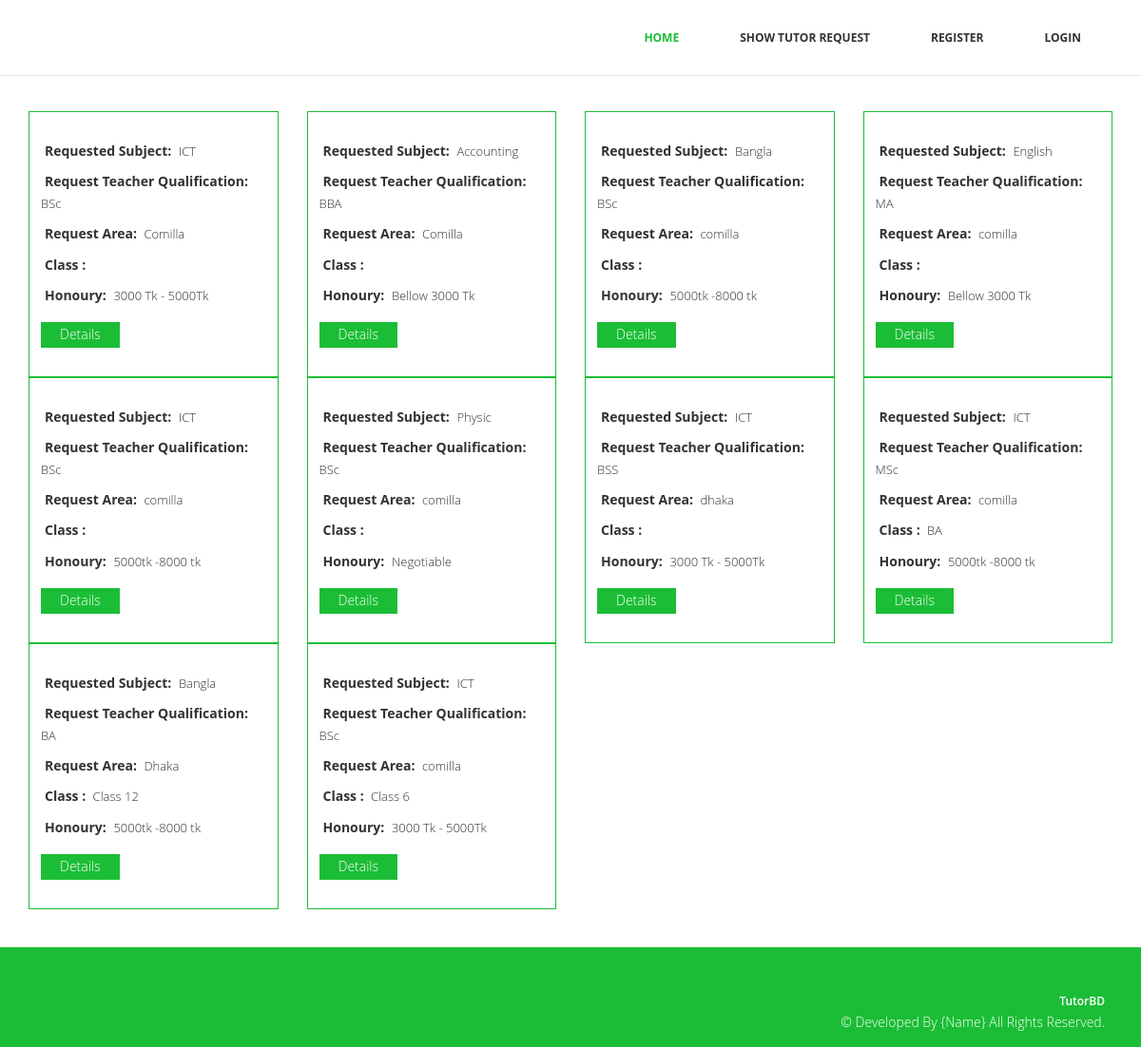
The page /show_tutor_req.php on the database its author committed.
### tables this page shows
CREATE TABLE `tutor_request` (
  `id` int(6) NOT NULL,
  `gurdian_name` varchar(50) NOT NULL,
  `gurdian_mobile` varchar(50) NOT NULL,
  `email` varchar(100) NOT NULL,
  `subject` varchar(50) NOT NULL,
  `class` varchar(50) NOT NULL,
  `t_qualification` varchar(50) NOT NULL,
  `area` varchar(50) NOT NULL,
  `honorary` varchar(40) NOT NULL
);

### show_tutor_req.php (the view)
<?php include("header.php"); ?>
<section id="tutorlist">
<div class="container">
	<div class="row">
	<h2> Featured Tutors</h2>
	<?php
	include("inc/constant.php");
	$sql = "SELECT *  FROM  tutor_request";
	$result = $conn->query($sql);
	 if ($result->num_rows > 0) {
	while($row = $result->fetch_assoc()) {?>
		<div class="col-md-3">
		<div class="single-tutor">
			<p><span>Requested Subject: </span><?php echo $row["subject"] ?></p>
			<p><span>Request Teacher Qualification:</span> <?php echo $row["t_qualification"] ?></p>
			<p><span>Request Area:</span> <?php echo $row["area"] ?></p>
			<p><span>Class :</span> <?php echo $row["class"] ?></p>
			<p><span>Honoury: </span><?php echo $row["honorary"] ?></p>
			<a href="detailstutorreq.php?id=<?php  echo $row["id"] ?>">Details</a>
		</div>
		</div>
		<?php 	}
										} ?>
	</div>
</div>
</section>
<?php include("footer.php"); ?>

### css/style.css (style rules this page uses)
body { font-family:'Open Sans', Arial, sans-serif; font-size:14px; font-weight:300; line-height:1.6em; color:#fff; background-color:#fff; overflow-x:hidden; }
hi,h2,h3,h4,h5,h6 { color:#333; line-height:1.1em; }
p { color:#333; font-size:13px; }
a { text-decoration:none; transition: all 0.1s ease-in-out; -moz-transition: all 0.1s ease-in-out; -webkit-transition: all 0.1s ease-in-out; -o-transition: all 0.1s ease-in-out; outline: none; color:#333; }
#tutorlist { padding:40px 0; float:left; width:100%; }
#tutorlist h2 { text-align: center; margin-bottom: 58px; width: 269px; margin: 0 auto; margin-bottom: 40px; border-bottom: 4px solid #1BBD36; }
.single-tutor { float: left; width: 100%; border: 1px solid #1BBD36; padding: 30px 12px; }
.single-tutor span { font-size: 14px; font-weight: bold; padding: 4px; }
.single-tutor a { display: inline-block; padding: 2px 20px; background: #1BBD36; color: #fff; margin-top: 7px; }

### rows shown on the page
tutor_request: subject "ICT", t_qualification "BSc", area "Comilla", honorary "3000 Tk - 5000Tk"
tutor_request: subject "Accounting", t_qualification "BBA", area "Comilla", honorary "Bellow 3000 Tk"
tutor_request: subject "Bangla", t_qualification "BSc", area "comilla", honorary "5000tk -8000 tk"
tutor_request: subject "English", t_qualification "MA", area "comilla", honorary "Bellow 3000 Tk"
tutor_request: subject "ICT", t_qualification "BSc", area "comilla", honorary "5000tk -8000 tk"
tutor_request: subject "Physic", t_qualification "BSc", area "comilla", honorary "Negotiable"
tutor_request: subject "ICT", t_qualification "BSS", area "dhaka", honorary "3000 Tk - 5000Tk"
tutor_request: subject "ICT", t_qualification "MSc", area "comilla", class "BA", honorary "5000tk -8000 tk"
tutor_request: subject "Bangla", t_qualification "BA", area "Dhaka", class "Class 12", honorary "5000tk -8000 tk"
tutor_request: subject "ICT", t_qualification "BSc", area "comilla", class "Class 6", honorary "3000 Tk - 5000Tk"
